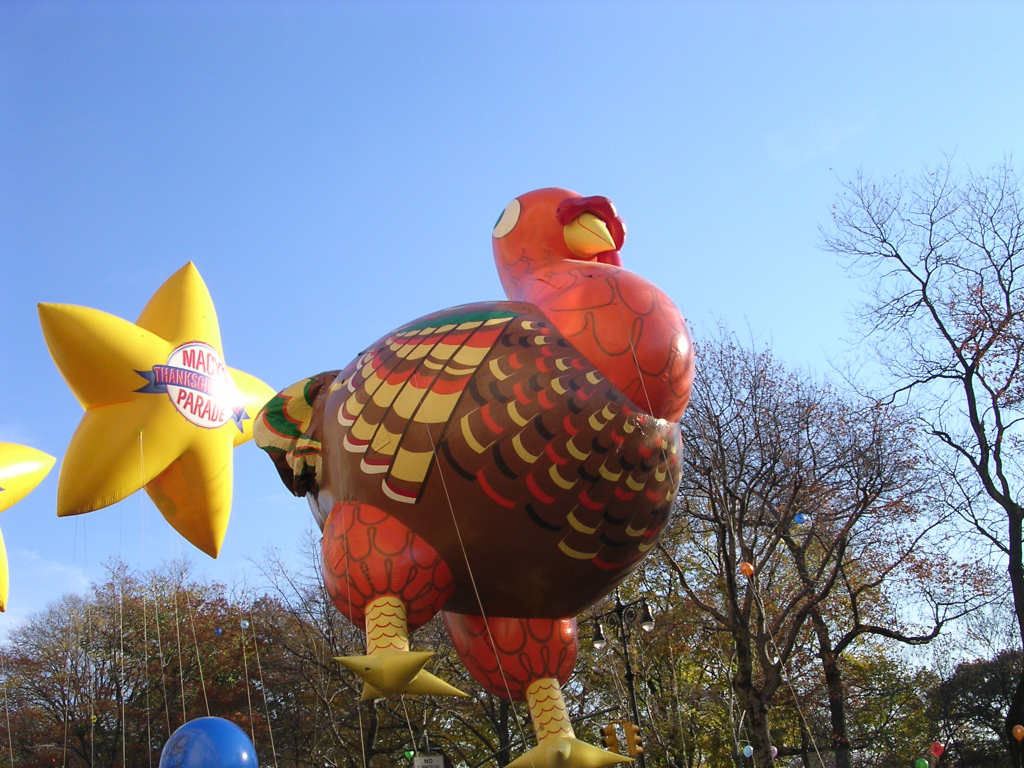
#> input picture Level_3/16 Scientific Libraries/02 Matplotlib/basic/macy_parade.jpg, 2048 x 1536 px (shown at 1/2 size)
$ python 10_ImagePlots.py
#> lines starting #> are read from the running program, lines starting #| are printed output that depends on the picture
import numpy as np
import matplotlib.pyplot as plt
import matplotlib.image as mpimg

# show whole image
img = mpimg.imread('macy_parade.jpg')
#> img is the input picture: shape (1536, 2048, 3); mean R, G, B 131.9, 139.5, 156.5
print(f"Image dimensions: {img.shape}")
#| Image dimensions: (1536, 2048, 3)
plt.imshow(img)
plt.show()

# show sub-image
subImage = img[500:700, 1200:1700, :]
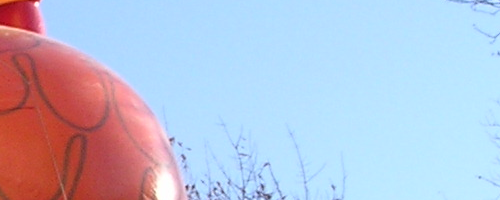
#> subImage: shape (200, 500, 3); mean R, G, B 185.3, 191.8, 213.8
print(f"Image dimensions: {subImage.shape}")
#| Image dimensions: (200, 500, 3)
plt.imshow(subImage)
plt.show()

# show single color with cmap switched to greyscale
subImage = img[500:700, 1200:1700, 1]
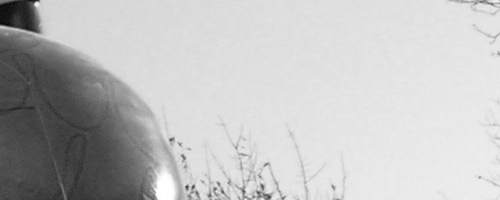
#> subImage: shape (200, 500); min 4, max 255, mean 191.8
print(f"Image dimensions: {subImage.shape}")
#| Image dimensions: (200, 500)
plt.imshow(subImage, cmap='gray', vmin=0, vmax=255)
plt.show()
